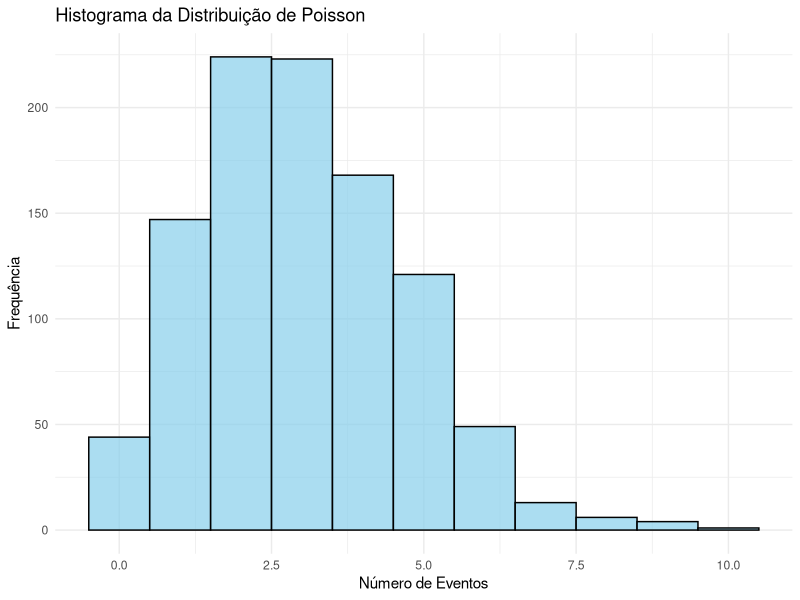

Generate this figure with R:
## ---- chunk 1
# Parâmetros
lambda <- 3
n_sim <- 1000

# Simulação de dados
dados_poisson <- rpois(n_sim, lambda)

# Criando o histograma
library(ggplot2)
ggplot(data.frame(x = dados_poisson), aes(x)) +
  geom_histogram(binwidth = 1, fill = "skyblue", color = "black", alpha = 0.7) +
  labs(title = "Histograma da Distribuição de Poisson",
       x = "Número de Eventos",
       y = "Frequência") +
  theme_minimal()
